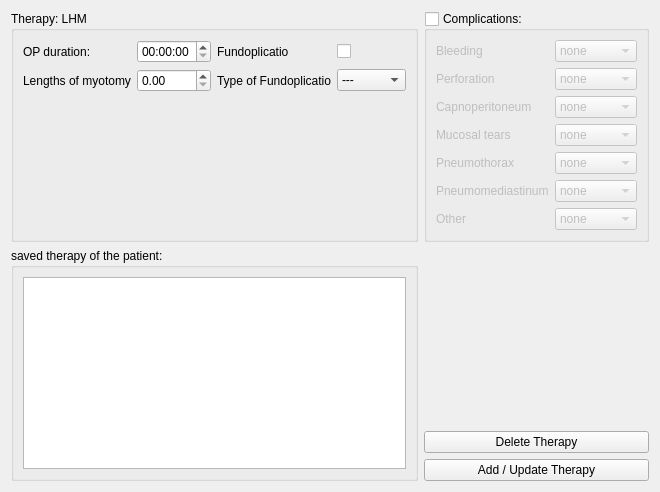
          <widget class="QWidget" name="lhm">
           <layout class="QGridLayout" name="gridLayout_34">
            <item row="2" column="0">
             <widget class="QGroupBox" name="groupBox_18">
              <property name="title">
               <string>saved therapy of the patient:</string>
              </property>
              <layout class="QGridLayout" name="gridLayout_49">
               <item row="0" column="0">
                <widget class="QTextEdit" name="textEdit_11"/>
               </item>
              </layout>
             </widget>
            </item>
            <item row="0" column="0">
             <widget class="QGroupBox" name="groupBox_23">
              <property name="title">
               <string>Therapy: LHM</string>
              </property>
              <layout class="QGridLayout" name="gridLayout_52">
               <item row="0" column="0" rowspan="2" colspan="2">
                <layout class="QGridLayout" name="gridLayout_50">
                 <item row="0" column="1">
                  <widget class="QTimeEdit" name="timeEdit"/>
                 </item>
                 <item row="0" column="0">
                  <widget class="QLabel" name="label_23">
                   <property name="text">
                    <string>OP duration:</string>
                   </property>
                  </widget>
                 </item>
                 <item row="2" column="1">
                  <widget class="QDoubleSpinBox" name="doubleSpinBox_2"/>
                 </item>
                 <item row="2" column="0">
                  <widget class="QLabel" name="label_24">
                   <property name="text">
                    <string>Lengths of myotomy</string>
                   </property>
                  </widget>
                 </item>
                 <item row="0" column="2">
                  <widget class="QLabel" name="label_25">
                   <property name="text">
                    <string>Fundoplicatio</string>
                   </property>
                  </widget>
                 </item>
                 <item row="0" column="3">
                  <widget class="QCheckBox" name="checkBox_13">
                   <property name="text">
                    <string/>
                   </property>
                  </widget>
                 </item>
                 <item row="2" column="2">
                  <widget class="QLabel" name="label_46">
                   <property name="text">
                    <string>Type of Fundoplicatio</string>
                   </property>
                  </widget>
                 </item>
                 <item row="2" column="3">
                  <widget class="QComboBox" name="comboBox_3">
                   <item>
                    <property name="text">
                     <string>---</string>
                    </property>
                   </item>
                   <item>
                    <property name="text">
                     <string>Nissen</string>
                    </property>
                   </item>
                   <item>
                    <property name="text">
                     <string>Toupet</string>
                    </property>
                   </item>
                   <item>
                    <property name="text">
                     <string>Dor</string>
                    </property>
                   </item>
                  </widget>
                 </item>
                 <item row="3" column="2">
                  <spacer name="verticalSpacer_17">
                   <property name="orientation">
                    <enum>Qt::Vertical</enum>
                   </property>
                   <property name="sizeHint" stdset="0">
                    <size>
                     <width>20</width>
                     <height>40</height>
                    </size>
                   </property>
                  </spacer>
                 </item>
                </layout>
               </item>
              </layout>
             </widget>
            </item>
            <item row="2" column="2">
             <layout class="QVBoxLayout" name="verticalLayout">
              <item>
               <spacer name="verticalSpacer_3">
                <property name="orientation">
                 <enum>Qt::Vertical</enum>
                </property>
                <property name="sizeHint" stdset="0">
                 <size>
                  <width>20</width>
                  <height>40</height>
                 </size>
                </property>
               </spacer>
              </item>
              <item>
               <widget class="QPushButton" name="delete_therapy_lhm_button">
                <property name="text">
                 <string>Delete Therapy</string>
                </property>
               </widget>
              </item>
              <item>
               <widget class="QPushButton" name="pushButton_3">
                <property name="text">
                 <string>Add / Update Therapy</string>
                </property>
               </widget>
              </item>
             </layout>
            </item>
            <item row="0" column="2">
             <widget class="QGroupBox" name="groupBox_40">
              <property name="title">
               <string>Complications:</string>
              </property>
              <property name="checkable">
               <bool>true</bool>
              </property>
              <property name="checked">
               <bool>false</bool>
              </property>
              <layout class="QGridLayout" name="gridLayout_65">
               <item row="0" column="1">
                <widget class="QComboBox" name="comboBox_47">
                 <property name="enabled">
                  <bool>false</bool>
                 </property>
                 <item>
                  <property name="text">
                   <string>none</string>
                  </property>
                 </item>
                 <item>
                  <property name="text">
                   <string>mild</string>
                  </property>
                 </item>
                 <item>
                  <property name="text">
                   <string>moderate</string>
                  </property>
                 </item>
                 <item>
                  <property name="text">
                   <string>servere</string>
                  </property>
                 </item>
                </widget>
               </item>
               <item row="1" column="1">
                <widget class="QComboBox" name="comboBox_45">
                 <property name="enabled">
                  <bool>false</bool>
                 </property>
                 <item>
                  <property name="text">
                   <string>none</string>
                  </property>
                 </item>
                 <item>
                  <property name="text">
                   <string>mild</string>
                  </property>
                 </item>
                 <item>
                  <property name="text">
                   <string>moderate</string>
                  </property>
                 </item>
                 <item>
                  <property name="text">
                   <string>severe</string>
                  </property>
                 </item>
                </widget>
               </item>
               <item row="4" column="0">
                <widget class="QLabel" name="label_113">
                 <property name="text">
                  <string>Pneumothorax</string>
                 </property>
                </widget>
               </item>
               <item row="3" column="1">
                <widget class="QComboBox" name="comboBox_44">
                 <property name="enabled">
                  <bool>false</bool>
                 </property>
                 <item>
                  <property name="text">
                   <string>none</string>
                  </property>
                 </item>
                 <item>
                  <property name="text">
                   <string>mild</string>
                  </property>
                 </item>
                 <item>
                  <property name="text">
                   <string>moderate</string>
                  </property>
                 </item>
                 <item>
                  <property name="text">
                   <string>severe</string>
                  </property>
                 </item>
                </widget>
               </item>
               <item row="2" column="1">
                <widget class="QComboBox" name="comboBox_46">
                 <property name="enabled">
                  <bool>false</bool>
                 </property>
                 <item>
                  <property name="text">
                   <string>none</string>
                  </property>
                 </item>
                 <item>
                  <property name="text">
                   <string>mild</string>
                  </property>
                 </item>
                 <item>
                  <property name="text">
                   <string>moderate</string>
                  </property>
                 </item>
                 <item>
                  <property name="text">
                   <string>severe</string>
                  </property>
                 </item>
                </widget>
               </item>
               <item row="0" column="0">
                <widget class="QLabel" name="label_117">
                 <property name="text">
                  <string>Bleeding</string>
                 </property>
                </widget>
               </item>
               <item row="2" column="0">
                <widget class="QLabel" name="label_115">
                 <property name="text">
                  <string>Capnoperitoneum</string>
                 </property>
                </widget>
               </item>
               <item row="6" column="0">
                <widget class="QLabel" name="label_116">
                 <property name="text">
                  <string>Other</string>
                 </property>
                </widget>
               </item>
               <item row="1" column="0">
                <widget class="QLabel" name="label_114">
                 <property name="text">
                  <string>Perforation</string>
                 </property>
                </widget>
               </item>
               <item row="3" column="0">
                <widget class="QLabel" name="label_119">
                 <property name="text">
                  <string>Mucosal tears</string>
                 </property>
                </widget>
               </item>
               <item row="5" column="0">
                <widget class="QLabel" name="label_120">
                 <property name="text">
                  <string>Pneumomediastinum</string>
                 </property>
                </widget>
               </item>
               <item row="4" column="1">
                <widget class="QComboBox" name="comboBox_49">
                 <property name="enabled">
                  <bool>false</bool>
                 </property>
                 <item>
                  <property name="text">
                   <string>none</string>
                  </property>
                 </item>
                 <item>
                  <property name="text">
                   <string>mild</string>
                  </property>
                 </item>
                 <item>
                  <property name="text">
                   <string>moderate</string>
                  </property>
                 </item>
                 <item>
                  <property name="text">
                   <string>severe</string>
                  </property>
                 </item>
                </widget>
               </item>
               <item row="5" column="1">
                <widget class="QComboBox" name="comboBox_50">
                 <property name="enabled">
                  <bool>false</bool>
                 </property>
                 <item>
                  <property name="text">
                   <string>none</string>
                  </property>
                 </item>
                 <item>
                  <property name="text">
                   <string>mild</string>
                  </property>
                 </item>
                 <item>
                  <property name="text">
                   <string>moderate</string>
                  </property>
                 </item>
                 <item>
                  <property name="text">
                   <string>severe</string>
                  </property>
                 </item>
                </widget>
               </item>
               <item row="6" column="1">
                <widget class="QComboBox" name="comboBox_48">
                 <property name="enabled">
                  <bool>false</bool>
                 </property>
                 <item>
                  <property name="text">
                   <string>none</string>
                  </property>
                 </item>
                 <item>
                  <property name="text">
                   <string>mild</string>
                  </property>
                 </item>
                 <item>
                  <property name="text">
                   <string>moderate</string>
                  </property>
                 </item>
                 <item>
                  <property name="text">
                   <string>severe</string>
                  </property>
                 </item>
                </widget>
               </item>
              </layout>
             </widget>
            </item>
           </layout>
          </widget>
